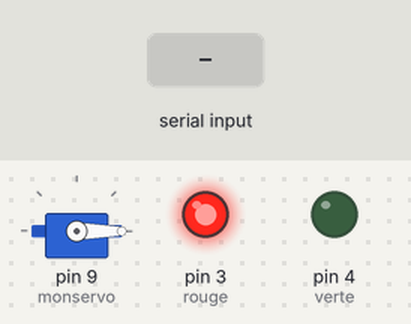
Recording of a sketch running on a simulated Arduino Uno, built with avr-gcc and run on an emulated ATmega328P. Shown: servo, output pins drawn as LEDs (lit = HIGH). The inputs (shaded band) are chosen by the test bench.

Above: at 1.2 s.
1.3 s: "1" received over Serial
At 2.6 s:
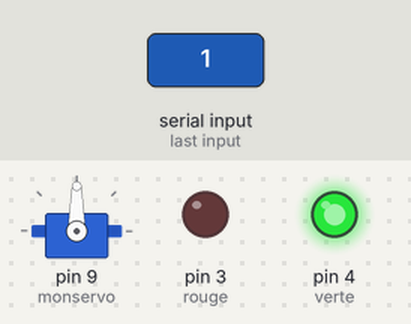
Timing chart, 0 to 6.5 s (numbered marks = the images above; inputs shaded):
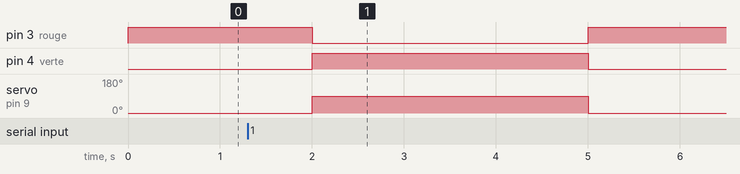

The sketch:

SmartParking.ino
```cpp
#include <Servo.h> //Appel de la librairie "SERVO"
Servo monservo;
const int rouge = 3;
const int verte = 4;
const int servo = 9;
int var=0;

void setup() {
	Serial.begin(9600);
	monservo.attach(9);
  	monservo.write(0);
	pinMode(rouge, OUTPUT);
	pinMode(verte, OUTPUT);
}
void loop() {

var = Serial.read();

  if (var==49) {
 	monservo.write(90);
    digitalWrite(verte, HIGH);
    digitalWrite(rouge, LOW);
    delay(3000);
    monservo.write(0);
  }
  else {
    monservo.write(0);
	digitalWrite(rouge, HIGH);
	digitalWrite(verte, LOW);
    delay(1000);

}
}
```

Measured:
- after the input at 1.3 s, pin 3 (rouge): HIGH → LOW after 0.70 s, → HIGH 3.0 s later; pin 4 (verte): LOW → HIGH after 0.70 s, → LOW 3.0 s later; servo on pin 9 (monservo): 0° → 90° after 0.70 s, → 0° 3.0 s later
